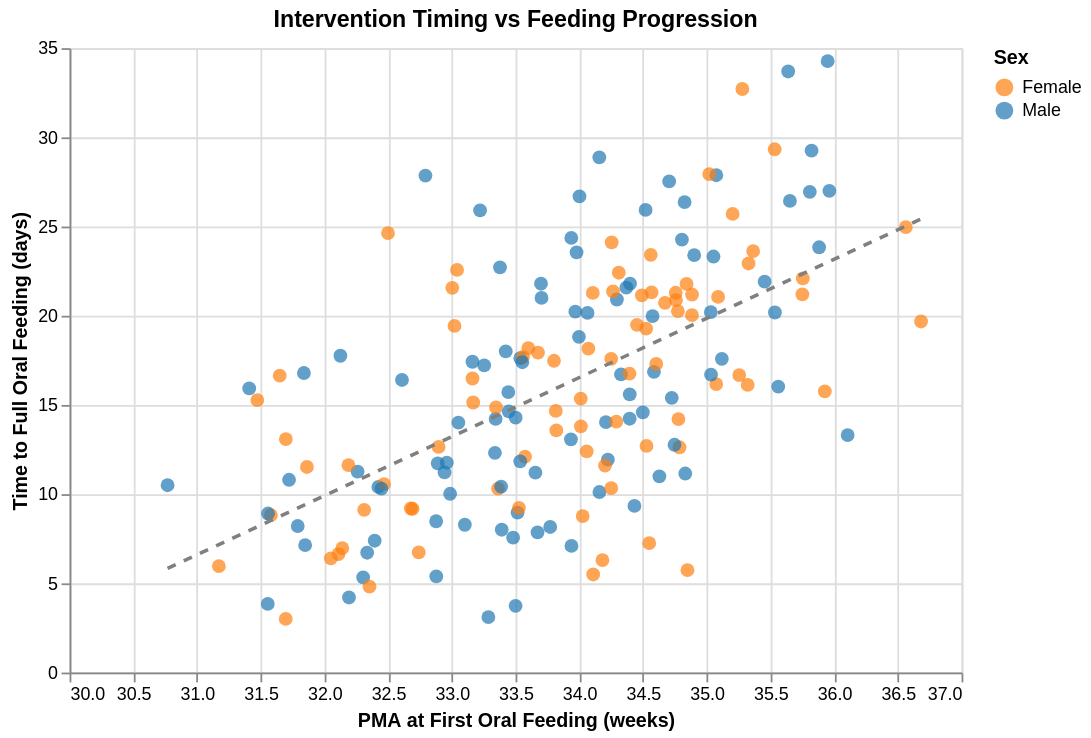

Describe this chart as a Vega-Lite specification.
### Vega-Lite specification from a JSON file in a GitHub repository (floating-point values rounded to 4 significant figures; data arrays with more than 128 entries replaced by an {"elided": "..."} marker saying what was removed)
{"config": {"view": {"continuousWidth": 300, "continuousHeight": 300}}, "layer": [{"mark": {"type": "circle", "opacity": 0.7, "size": 60}, "encoding": {"color": {"field": "baby_sex", "scale": {"range": ["#ff7f0e", "#1f77b4"]}, "title": "Sex", "type": "nominal"}, "tooltip": [{"field": "patient_id", "type": "ordinal"}, {"field": "PMA_at_first_oral_feeding", "type": "quantitative"}, {"field": "time_to_FOF", "type": "quantitative"}, {"field": "gestational_age_weeks", "type": "quantitative"}, {"field": "baby_sex", "type": "nominal"}], "x": {"field": "PMA_at_first_oral_feeding", "scale": {"domain": [30, 37]}, "title": "PMA at First Oral Feeding (weeks)", "type": "quantitative"}, "y": {"field": "time_to_FOF", "title": "Time to Full Oral Feeding (days)", "type": "quantitative"}}}, {"mark": {"type": "line", "color": "gray", "strokeDash": [5, 5]}, "encoding": {"x": {"field": "PMA_at_first_oral_feeding", "type": "quantitative"}, "y": {"field": "time_to_FOF", "type": "quantitative"}}, "transform": [{"on": "PMA_at_first_oral_feeding", "regression": "time_to_FOF"}]}], "data": {"name": "data-c1cd043403d0faa25c88f7cf2962a6d6"}, "height": 350, "title": "Intervention Timing vs Feeding Progression", "width": 500, "$schema": "https://vega.github.io/schema/vega-lite/v5.20.1.json", "datasets": {"data-c1cd043403d0faa25c88f7cf2962a6d6": {"elided": "180 records"}}}
